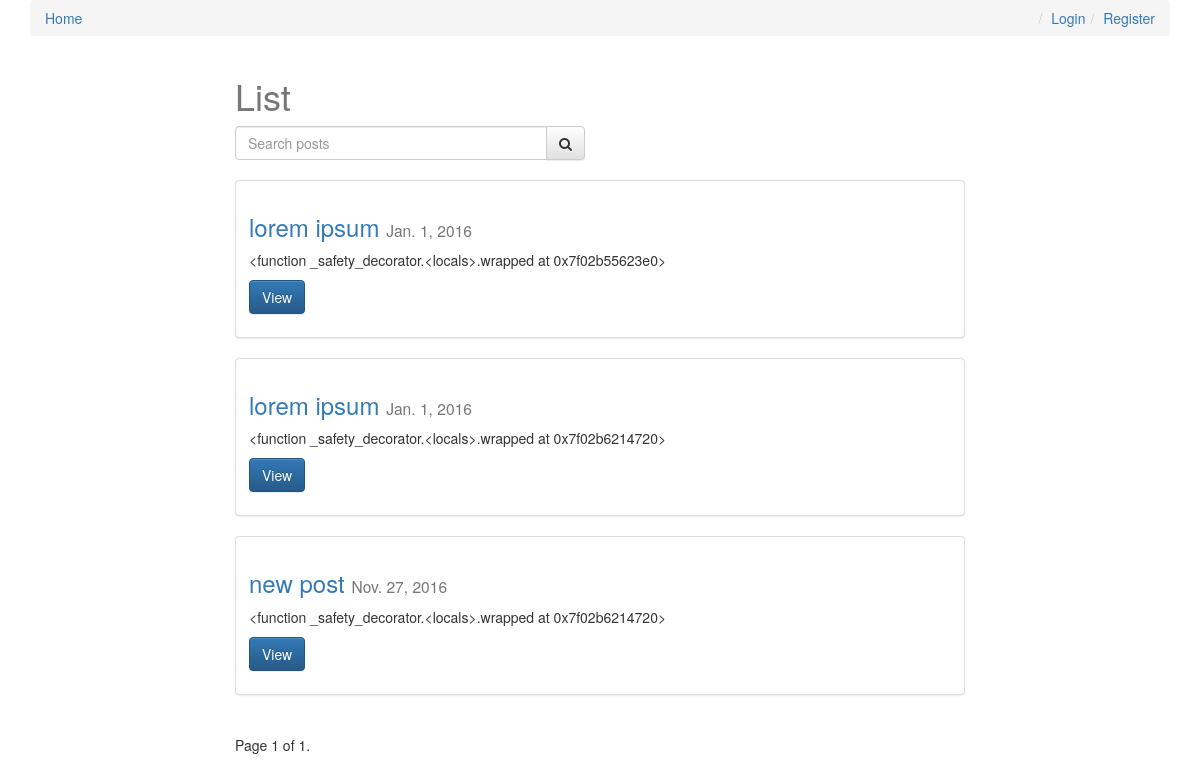
The page / on the database its author committed.
### posts/models.py (models this page shows, shortened)
class Post(models.Model):
    user = models.ForeignKey(settings.AUTH_USER_MODEL, default=1)
    title = models.CharField(max_length=120)
    slug = models.SlugField(unique=True)
    image = models.ImageField(upload_to=upload_location,
            null=True,
            blank=True,
            height_field="height_field",
            width_field="width_field")
    height_field = models.IntegerField(default=0)
    width_field = models.IntegerField(default=0)
    content = models.TextField()
    draft = models.BooleanField(default=False)
    published = models.DateField(auto_now=False, auto_now_add=False)
    read_time = models.IntegerField(default=0) #models.TimeField(null=True, blank=True) #assume minutes
    updated = models.DateTimeField(auto_now=True, auto_now_add=False)
    timestamp = models.DateTimeField(auto_now=False, auto_now_add=True)
    objects = PostManager()
    def get_absolute_url(self):
        return reverse("posts:detail", kwargs={"slug": self.slug})
    class Meta:
        ordering = ["-timestamp", "-updated"]
    def get_markdown(self):
        content = self.content
        markdown_text = markdown(content)
        return mark_safe(markdown_text)

### posts/views.py (the view, shortened to what this page needs)
# urls.py: url(r'^$', views.post_list, name='list'),
def post_list(request): #list items
    today = timezone.now().date()
    queryset_list = Post.objects.active()
    if request.user.is_staff or request.user.is_superuser:
        queryset_list = Post.objects.all()
    query = request.GET.get("q")
    paginator = Paginator(queryset_list, 10) # Show 25 contacts per page
    page_request_var = "page"
    page = request.GET.get(page_request_var)
    try:
        queryset = paginator.page(page)
    except PageNotAnInteger:
        queryset = paginator.page(1)
    except EmptyPage:
        queryset = paginator.page(paginator.num_pages)
    context = {
        "object_list": queryset,
        "title": "List",
        "page_request_var": page_request_var
    }
    return render(request, "post_list.html", context)

### posts/models.py (called while the page is built)
    def active(self, *args, **kwargs):
        return super(PostManager, self).filter(draft=False).filter(published__lte=timezone.now())

### templates/post_list.html (shortened to what this page needs)
{% extends "base.html" %}
{% block content %}
<div class='col-sm-8 col-sm-offset-2'>
	<h1>{{ title }}</h1>
	<form method='GET' class='row'>
		<div class="col-sm-6">
			<div class='input-group'>
				<input class='form-control' type="text" name="q" placeholder="Search posts" value="{{ request.GET.q }}" />
				<span class='input-group-btn'>
					<button class="btn btn-default" type="submit">
						<i class="fa fa-search"></i>
					</button>
				</span>
			</div>
		</div>
	</form>
<br />
{% for obj in object_list %}
<div class="row">
	<div class="col-sm-12">
		<div class="thumbnail">
			<div class="caption post-detail-item">
				<h3><a href="{{ obj.get_absolute_url }}">{{ obj.title }}</a> <small>{{ obj.published }}</small></h3>
				<p class=''>{{ obj.get_markdown|truncatechars_html:120 }}</p>
				<p><a href="{{ obj.get_absolute_url }}" class="btn btn-primary" role="button">View</a></p>
			</div>
		</div>
	</div>
</div>
{% endfor %}
<div class="pagination">
  <span class="step-links">
      <span class="current">
          Page {{ object_list.number }} of {{ object_list.paginator.num_pages }}.
      </span>
  </span>
</div>
</div>
{% endblock content %}

### static/css/base.css (style rules this page uses)
h1 { color: #777; }

### rows shown on the page
Post: title "lorem ipsum", published "Jan. 1, 2016", get_markdown "<function _safety_decorator.<locals>.wrapped at 0x7f02b55623e0>"
Post: title "lorem ipsum", published "Jan. 1, 2016", get_markdown "<function _safety_decorator.<locals>.wrapped at 0x7f02b6214720>"
Post: title "new post", published "Nov. 27, 2016", get_markdown "<function _safety_decorator.<locals>.wrapped at 0x7f02b6214720>"

### other values the page prints
{{ title }} "List"
{{ object_list.number }} "1"
{{ object_list.paginator.num_pages }} "1"
